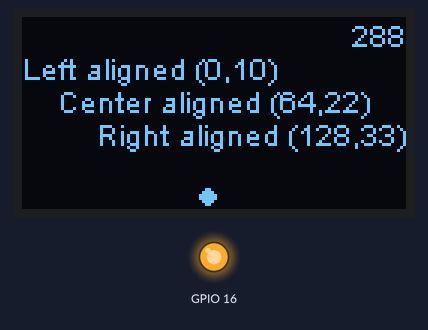
The sketch below on a simulated ESP32. Parts: 128×64 one-colour display, output pins drawn as LEDs (lit = HIGH).

Above: at 0.45 s.
At 5.31 s:
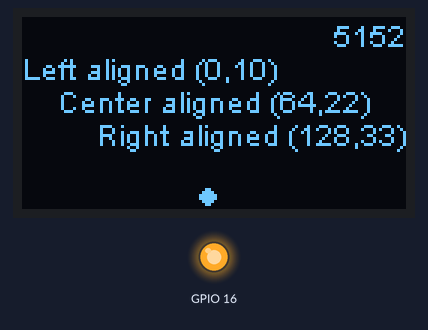
At 10.18 s:
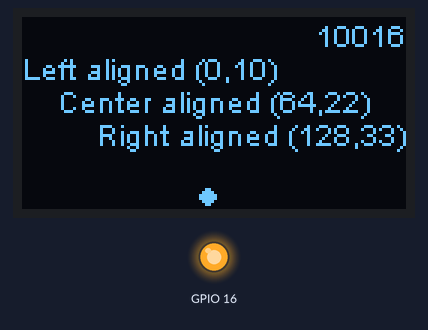
At 19.91 s:
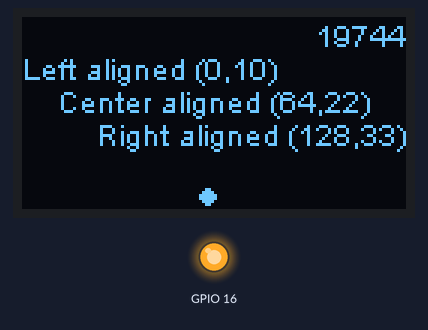
At 29.63 s:
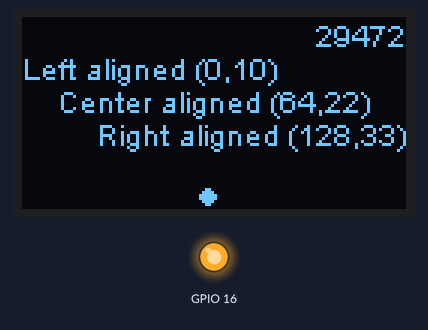
At 39.67 s:
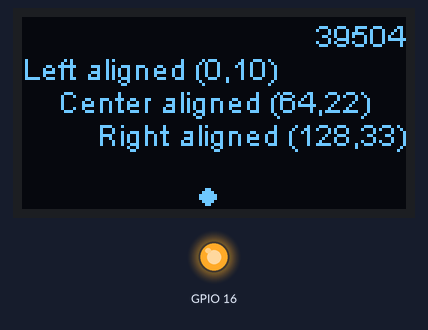

The sketch:

oled-only-text.ino
```cpp
#include <Wire.h>  // Only needed for Arduino 1.6.5 and earlier
#include "SSD1306.h" // alias for `#include "SSD1306Wire.h"`

#include "OLEDDisplayUi.h"
#include "images.h"

//OLED pins to ESP32 GPIOs via this connecthin:
//OLED_SDA -- GPIO4
//OLED_SCL -- GPIO15
//OLED_RST -- GPIO16

SSD1306  display(0x3c, 4, 15);

OLEDDisplayUi ui     ( &display );

void msOverlay(OLEDDisplay *display, OLEDDisplayUiState* state) {
  display->setTextAlignment(TEXT_ALIGN_RIGHT);
  display->setFont(ArialMT_Plain_10);
  display->drawString(128, 0, String(millis()));
}


void drawFrame1(OLEDDisplay *display, OLEDDisplayUiState* state, int16_t x, int16_t y) {
  // Demonstrates the 3 included default sizes. The fonts come from SSD1306Fonts.h file
  // Besides the default fonts there will be a program to convert TrueType fonts into this format
  display->setTextAlignment(TEXT_ALIGN_LEFT);
  display->setFont(ArialMT_Plain_10);
  display->drawString(0 + x, 10 + y, "Arial 10");

  display->setFont(ArialMT_Plain_16);
  display->drawString(0 + x, 20 + y, "Arial 16");

  display->setFont(ArialMT_Plain_24);
  display->drawString(0 + x, 34 + y, "Arial 24");
}

void drawFrame3(OLEDDisplay *display, OLEDDisplayUiState* state, int16_t x, int16_t y) {
  // Text alignment demo
  display->setFont(ArialMT_Plain_10);

  // The coordinates define the left starting point of the text
  display->setTextAlignment(TEXT_ALIGN_LEFT);
  display->drawString(0 + x, 11 + y, "Left aligned (0,10)");

  // The coordinates define the center of the text
  display->setTextAlignment(TEXT_ALIGN_CENTER);
  display->drawString(64 + x, 22 + y, "Center aligned (64,22)");

  // The coordinates define the right end of the text
  display->setTextAlignment(TEXT_ALIGN_RIGHT);
  display->drawString(128 + x, 33 + y, "Right aligned (128,33)");
}


// This array keeps function pointers to all frames
// frames are the single views that slide in
FrameCallback frames[] = { drawFrame3 };

// how many frames are there?
int frameCount = 1;

// Overlays are statically drawn on top of a frame eg. a clock
OverlayCallback overlays[] = { msOverlay };
int overlaysCount = 1;

void setup() {
  pinMode(16,OUTPUT);
  digitalWrite(16, LOW);    // set GPIO16 low to reset OLED
  delay(50);
  digitalWrite(16, HIGH); // while OLED is running, must set GPIO16 in high

  Serial.begin(115200);
  Serial.println();
  Serial.println();

	// The ESP is capable of rendering 60fps in 80Mhz mode
	// but that won't give you much time for anything else
	// run it in 160Mhz mode or just set it to 30 fps
  ui.setTargetFPS(60);

	// Customize the active and inactive symbol
  //ui.setActiveSymbol(activeSymbol);
  ui.setInactiveSymbol(inactiveSymbol);

  // You can change this to
  // TOP, LEFT, BOTTOM, RIGHT
  //ui.setIndicatorPosition(BOTTOM);
  ui.disableAutoTransition();
  // Defines where the first frame is located in the bar.
  //ui.setIndicatorDirection(LEFT_RIGHT);

  // You can change the transition that is used
  // SLIDE_LEFT, SLIDE_RIGHT, SLIDE_UP, SLIDE_DOWN
  //ui.setFrameAnimation(SLIDE_LEFT);

  // Add frames
  ui.setFrames(frames, frameCount);

  // Add overlays
  ui.setOverlays(overlays, overlaysCount);

  // Initialising the UI will init the display too.
  ui.init();

  display.flipScreenVertically();

}


void loop() {
//  int remainingTimeBudget = ui.update();
    ui.update();
//  if (remainingTimeBudget > 0) {
    // You can do some work here
    // Don't do stuff if you are below your
    // time budget.
//    delay(remainingTimeBudget);
//  }
}
```

Source omitted: images.h (data table, 2200 bytes)
